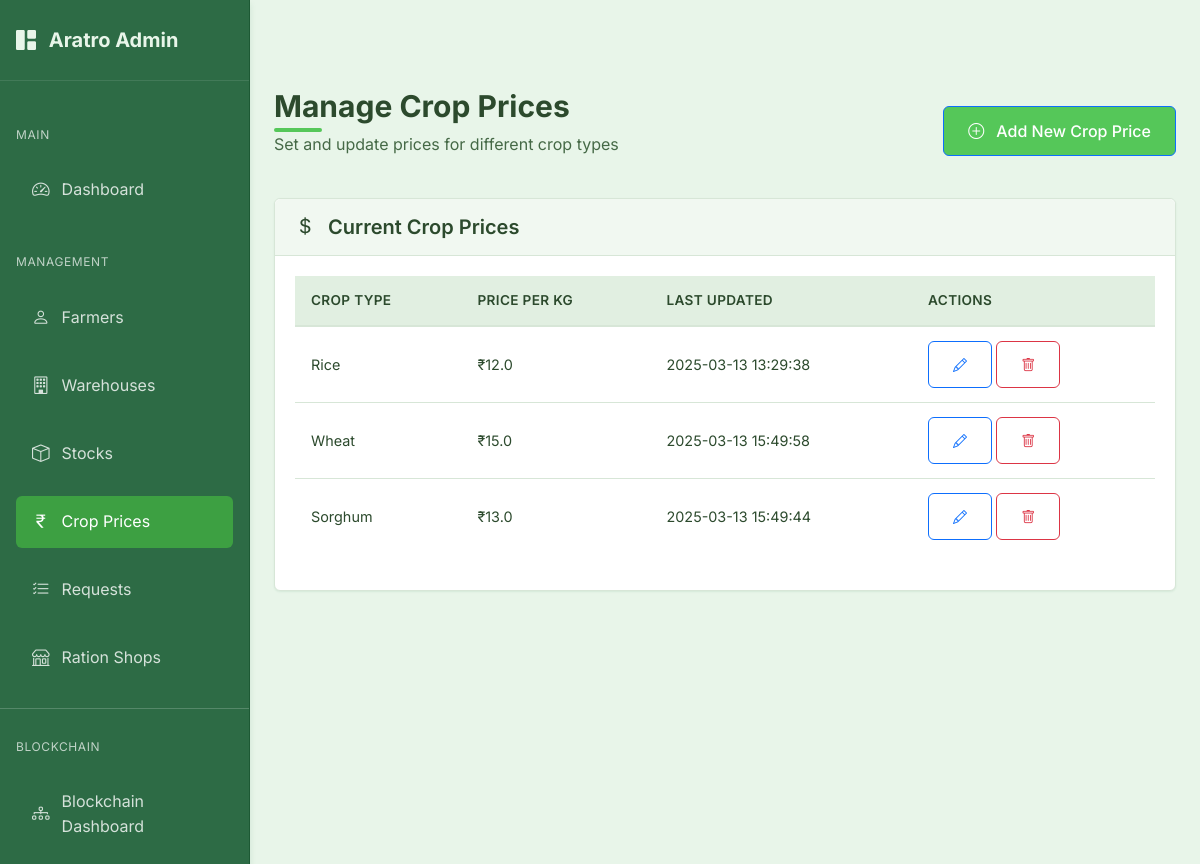
The app's page /admin/crop-prices (signed in) with its own data.
### models.py (models this page shows, shortened)
class CropPrice(db.Model):
    id = db.Column(db.Integer, primary_key=True, autoincrement=True)
    crop_type = db.Column(db.String(100), unique=True, nullable=False)  # Type of crop (e.g., 'Rice', 'Wheat')
    price_per_kg = db.Column(db.Float, nullable=False)  # Price per kg in currency
    created_at = db.Column(db.DateTime, nullable=False, default=datetime.utcnow)
    updated_at = db.Column(db.DateTime, nullable=False, default=datetime.utcnow, onupdate=datetime.utcnow)

### routes.py (the view)
@admin.route('/crop-prices')
@admin_required
def crop_prices():
    crop_prices = CropPrice.query.all()
    return render_template('admin/crop_prices.html', crop_prices=crop_prices)

### app.py (called while the page is built)
@login_manager.user_loader
def load_user(user_id):
    try:
        if user_id.startswith('admin_'):
            admin_id = int(user_id.split('_')[1])
            return Admin.query.get(admin_id)
        else:
            return User.query.get(int(user_id))
    except Exception as e:
        logger.error(f"Error loading user: {e}")
        return None

@app.teardown_request
def teardown_request(exception=None):
    if exception:
        try:
            db.session.rollback()
            logger.warning(f"Transaction rolled back due to exception: {str(exception)}")
        except Exception as e:
            logger.error(f"Error during rollback: {str(e)}")
    try:
        db.session.rollback()
        db.session.remove()
    except Exception as e:
        logger.error(f"Error removing session: {str(e)}")

### models.py (called while the page is built)
    def get_id(self):
        return f"admin_{self.id}"

    def __repr__(self):
        return f'<Admin {self.email}>'

### routes.py (called while the page is built)
@admin.context_processor
def inject_admin_data():
    admin_data = {'current_user': current_user}
    if current_user.is_authenticated:
        admin_user = Admin.query.get(current_user.id)
        if admin_user:
            admin_data['admin_user'] = admin_user
    return admin_data

### templates/admin/crop_prices.html (shortened to what this page needs)
{% extends "admin/base_admin.html" %}
{% block admin_content %}
<div class="page-header d-flex justify-content-between align-items-center">
    <div>
        <h1 class="page-title">Manage Crop Prices</h1>
        <p class="page-subtitle">Set and update prices for different crop types</p>
    </div>
    <div>
        <button type="button" class="btn btn-primary" data-bs-toggle="modal" data-bs-target="#addCropPriceModal">
            <i class="bi bi-plus-circle me-1"></i> Add New Crop Price
        </button>
    </div>
</div>
<div class="admin-card">
    <div class="admin-card-header">
        <h5 class="admin-card-title">
            <i class="bi bi-currency-dollar me-2"></i>
            Current Crop Prices
        </h5>
    </div>
    <div class="admin-card-body">
        {% if crop_prices %}
            <div class="table-responsive">
                <table class="table table-hover">
                    <thead>
                        <tr>
                            <th>Crop Type</th>
                            <th>Price per Kg</th>
                            <th>Last Updated</th>
                            <th>Actions</th>
                        </tr>
                    </thead>
                    <tbody>
                        {% for price in crop_prices %}
                            <tr>
                                <td>{{ price.crop_type }}</td>
                                <td>₹{{ price.price_per_kg }}</td>
                                <td>{{ price.updated_at.strftime('%Y-%m-%d %H:%M:%S') }}</td>
                                <td>
                                    <button type="button" class="btn btn-sm btn-outline-primary edit-price-btn"
                                            data-id="{{ price.id }}"
                                            data-crop-type="{{ price.crop_type }}"
                                            data-price="{{ price.price_per_kg }}"
                                            data-bs-toggle="modal"
                                            data-bs-target="#editCropPriceModal">
                                        <i class="bi bi-pencil"></i>
                                    </button>
                                    <button type="button" class="btn btn-sm btn-outline-danger delete-price-btn"
                                            data-id="{{ price.id }}"
                                            data-crop-type="{{ price.crop_type }}"
                                            data-bs-toggle="modal"
                                            data-bs-target="#deleteCropPriceModal">
                                        <i class="bi bi-trash"></i>
                                    </button>
                                </td>
                            </tr>
                        {% endfor %}
                    </tbody>
                </table>
            </div>
        {% endif %}
    </div>
</div>
{% endblock %}

### static/css/style.css (style rules this page uses)
:root { --primary-color: #55c759; --primary-dark: #3da042; --primary-light: #7ed681; --secondary-color: #358856; --secondary-dark: #246b3d; --secondary-light: #4a9d6a; --accent-1: #92d275; --accent-2: #6ab04c; --accent-3: #437c2d; --background-color: #e8f5e9; --surface-color: #f1f8f1; --surface-hover: #e1efe1; --text-primary: #2c4a2d; --text-secondary: #456946; --text-light: #588559; --success-color: #55c759; --error-color: #e57373; --error-color-rgb: 229, 115, 115; --warning-color: #ffd54f; --info-color: #4db6ac; --border-color: #d7e6d7; --border-radius: 0.375rem; --shadow-sm: 0 1px 2px rgba(53, 136, 86, 0.1); --shadow-md: 0 4px 6px rgba(53, 136, 86, 0.15); --shadow-lg: 0 10px 15px rgba(53, 136, 86, 0.2); --spacing-xs: 0.25rem; --spacing-sm: 0.5rem; --spacing-md: 1rem; --spacing-lg: 1.5rem; --spacing-xl: 2rem; --font-family: 'Inter', system-ui, -apple-system, BlinkMacSystemFont, 'Segoe UI', Roboto, Oxygen, Ubuntu, Cantarell, 'Open Sans', 'Helvetica Neue', sans-serif; }
* { margin: 0; padding: 0; box-sizing: border-box; }
body { font-family: var(--font-family); background-color: var(--background-color); color: var(--text-primary); line-height: 1.6; min-height: 100vh; }
h1, h2, h3, h4, h5, h6 { margin-bottom: var(--spacing-md); color: var(--text-primary); font-weight: 600; }
h1 { font-size: 1.875rem; position: relative; display: inline-block; margin-bottom: 1.5rem; }
h1::after { content: ''; position: absolute; bottom: -0.5rem; left: 0; width: 3rem; height: 0.25rem; background: var(--primary-color); border-radius: 0.125rem; }
.btn { display: inline-flex; align-items: center; gap: 0.5rem; padding: 0.75rem 1.5rem; border-radius: var(--border-radius); font-weight: 500; transition: all 0.2s ease; cursor: pointer; text-decoration: none; }
.btn-primary { background-color: var(--primary-color); color: white; }
.table { width: 100%; border-collapse: collapse; font-size: 0.9rem; }
.table th { background-color: var(--surface-hover); color: var(--text-primary); font-weight: 600; text-align: left; padding: 0.875rem 1rem; border-bottom: 2px solid var(--border-color); font-size: 0.85rem; text-transform: uppercase; letter-spacing: 0.025em; }
.table td { padding: 0.875rem 1rem; border-bottom: 1px solid var(--border-color); color: var(--text-primary); vertical-align: middle; }
.table tr:last-child td { border-bottom: none; }
body { font-family: var(--font-family); background-color: var(--background-color); color: var(--text-primary); line-height: 1.6; padding-top: 4rem; min-height: 100vh; }

### templates/admin/base_admin.html (style rules this page uses)
:root { --primary-color: #55c759; --primary-dark: #3da042; --primary-light: #7ed681; --secondary-color: #358856; --secondary-dark: #246b3d; --secondary-light: #4a9d6a; --accent-1: #92d275; --accent-2: #6ab04c; --accent-3: #437c2d; --background-color: #e8f5e9; --surface-color: #f1f8f1; --surface-hover: #e1efe1; --text-primary: #2c4a2d; --text-secondary: #456946; --text-light: #588559; --success-color: #55c759; --error-color: #e57373; --warning-color: #ffd54f; --info-color: #4db6ac; --border-color: #d7e6d7; --border-radius: 0.375rem; --shadow-sm: 0 1px 2px rgba(53, 136, 86, 0.1); --shadow-md: 0 4px 6px rgba(53, 136, 86, 0.15); --shadow-lg: 0 10px 15px rgba(53, 136, 86, 0.2); }
body { font-family: 'Inter', sans-serif; background-color: var(--background-color); color: var(--text-primary); }
.page-header { margin-bottom: 1.5rem; }
.page-title { font-weight: 700; color: var(--text-primary); margin-bottom: 0.5rem; }
.page-subtitle { color: var(--text-secondary); font-weight: 400; }
.admin-card { background-color: white; border-radius: var(--border-radius); box-shadow: var(--shadow-sm); border: 1px solid var(--border-color); margin-bottom: 1.5rem; transition: all 0.2s; }
.admin-card-header { padding: 1rem 1.25rem; border-bottom: 1px solid var(--border-color); background-color: var(--surface-color); border-radius: var(--border-radius) var(--border-radius) 0 0; display: flex; align-items: center; justify-content: space-between; }
.admin-card-title { font-weight: 600; margin-bottom: 0; color: var(--text-primary); }
.admin-card-body { padding: 1.25rem; }

### records on screen
CropPrice: crop_type "Rice", price_per_kg "12.0", updated_at "2025-03-13 13:29:38"
CropPrice: crop_type "Wheat", price_per_kg "15.0", updated_at "2025-03-13 15:49:58"
CropPrice: crop_type "Sorghum", price_per_kg "13.0", updated_at "2025-03-13 15:49:44"
